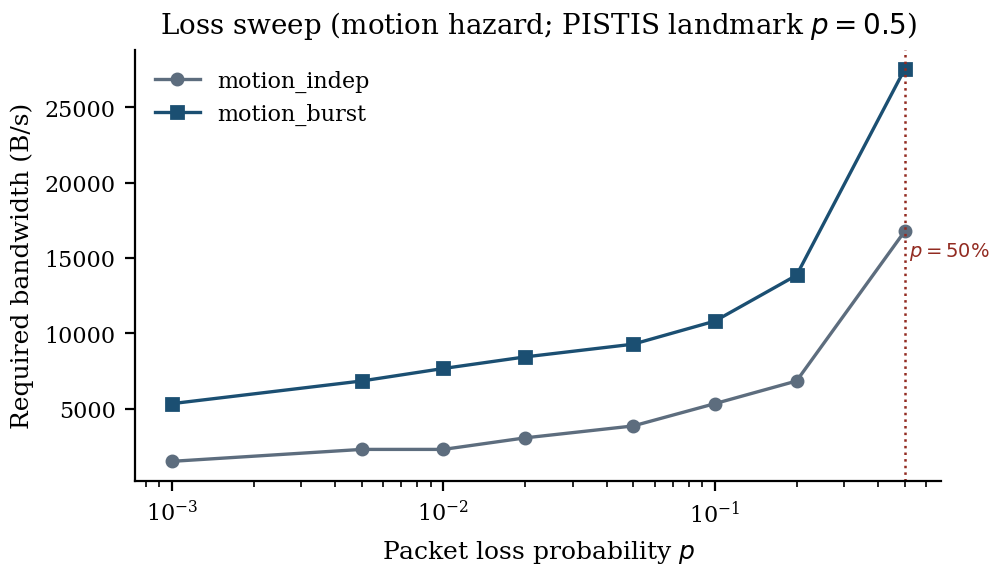

Write Python code to recreate this figure.
# -*- coding: utf-8 -*-
"""Loss sweep under motion hazard (paper03 fig:loss-sweep)."""
from __future__ import annotations

import csv
import os
import sys

import matplotlib.pyplot as plt

HERE = os.path.dirname(os.path.abspath(__file__))
sys.path.insert(0, HERE)

from _style import C_BASE, C_OURS, C_WARN, DATA, apply_style, save  # noqa: E402


def main():
    apply_style()
    path = DATA / "loss_sweep.csv"
    if not path.exists():
        print("skip fig_loss_sweep.pdf (no CSV)")
        return
    rows = list(csv.DictReader(path.open(encoding="utf-8")))
    fig, ax = plt.subplots(figsize=(5.2, 2.8))
    ys = [0.0]
    for regime, color, marker in [
        ("motion_indep", C_BASE, "o"),
        ("motion_burst", C_OURS, "s"),
    ]:
        xs, ys = [], []
        for r in rows:
            if r["regime"] != regime:
                continue
            xs.append(float(r["p_loss"]))
            ys.append(float(r["bandwidth_bps"]))
        ax.plot(xs, ys, marker=marker, color=color, lw=1.2, ms=4, label=regime)
    ax.set_xscale("log")
    ax.set_xlabel(r"Packet loss probability $p$")
    ax.set_ylabel("Required bandwidth (B/s)")
    ax.set_title(r"Loss sweep (motion hazard; PISTIS landmark $p{=}0.5$)")
    ax.axvline(0.5, color=C_WARN, ls=":", lw=0.9)
    ax.text(0.52, max(ys) * 0.55, r"$p{=}50\%$", color=C_WARN, fontsize=7)
    ax.legend(frameon=False)
    ax.spines["top"].set_visible(False)
    ax.spines["right"].set_visible(False)
    save(fig, "fig_loss_sweep.pdf")


if __name__ == "__main__":
    main()
